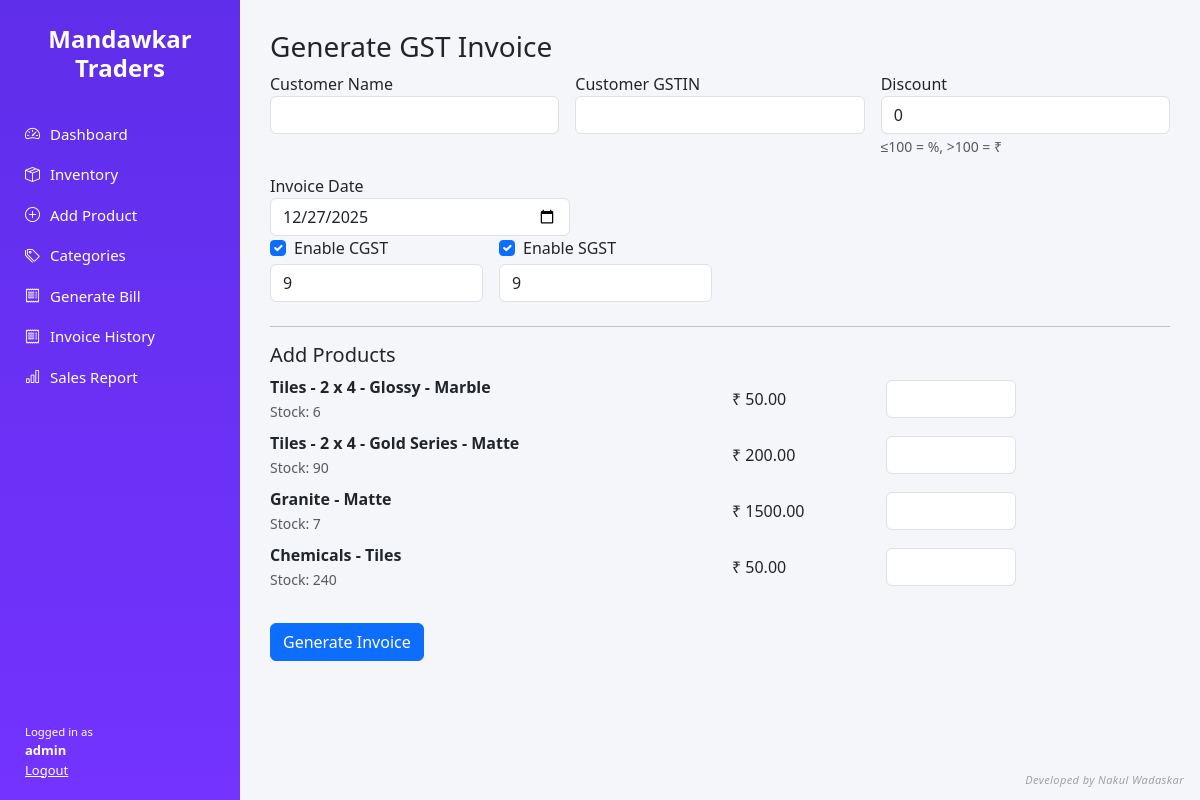
/invoice (signed in), run on the app's committed database.
### tables this page shows
CREATE TABLE products (
            id INTEGER PRIMARY KEY AUTOINCREMENT,
            category TEXT NOT NULL,
            size TEXT,
            type TEXT,
            variant TEXT,
            pattern TEXT,
            quantity INTEGER NOT NULL,
            threshold INTEGER NOT NULL DEFAULT 10,
            price REAL NOT NULL,
            last_updated TEXT NOT NULL
        );

### app.py (the view, shortened to what this page needs)
@app.route("/invoice", methods=["GET", "POST"])
@login_required("admin")
def create_invoice():
    conn = get_connection()
    cursor = conn.cursor()
    cursor.execute("SELECT * FROM products")
    products = cursor.fetchall()
    conn.close()
    return render_template(
    "create_invoice.html",
    products=products,
    today=datetime.now().strftime("%Y-%m-%d")
)

### app.py (called while the page is built)
def login_required(role=None):
    def decorator(func):
        @wraps(func)
        def wrapper(*args, **kwargs):
            if "user" not in session:
                return redirect(url_for("login"))
            if role and session.get("role") != role:
                return "Access Denied", 403
            return func(*args, **kwargs)
        return wrapper
    return decorator

### utils/db.py (called while the page is built)
def get_connection():
    return sqlite3.connect(DB_NAME)

### templates/create_invoice.html
{% extends "base.html" %}
{% block content %}
<h3>Generate GST Invoice</h3>
<form method="POST">
  <div class="row g-3 mb-3">
    <div class="col-md-4">
      <label>Customer Name</label>
      <input name="customer_name" class="form-control" required>
    </div>
    <div class="col-md-4">
      <label>Customer GSTIN</label>
      <input name="customer_gstin" class="form-control">
    </div>
    <div class="col-md-4">
      <label>Discount</label>
      <input name="discount" type="number" step="0.01" value="0" class="form-control">
      <small class="text-muted">≤100 = %, >100 = ₹</small>
    </div>
  </div>
    <div class="col-md-4">
  <label>Invoice Date</label>
  <input type="date"
         name="invoice_date"
         value="{{ today }}"
         class="form-control"
         required>
</div>
  <div class="row g-3 mb-4">
    <div class="col-md-3">
      <div class="form-check">
        <input class="form-check-input" type="checkbox" name="enable_cgst" checked>
        <label class="form-check-label">Enable CGST</label>
      </div>
      <input name="cgst_percent" type="number" step="0.01" value="9" class="form-control mt-1">
    </div>
    <div class="col-md-3">
      <div class="form-check">
        <input class="form-check-input" type="checkbox" name="enable_sgst" checked>
        <label class="form-check-label">Enable SGST</label>
      </div>
      <input name="sgst_percent" type="number" step="0.01" value="9" class="form-control mt-1">
    </div>
  </div>
  <hr>
  <h5>Add Products</h5>
  {% for p in products %}
  <div class="row align-items-center mb-2">
    <div class="col-md-6">
      <strong>
        {{ p[1] }}
        {% if p[2] %} - {{ p[2] }}{% endif %}
        {% if p[3] %} - {{ p[3] }}{% endif %}
        {% if p[5] %} - {{ p[5] }}
        {% elif p[4] %} - {{ p[4] }}
        {% endif %}
      </strong>
      <br>
      <small class="text-muted">Stock: {{ p[6] }}</small>
    </div>
    <div class="col-md-2">
      ₹ {{ "%.2f"|format(p[8]) }}
    </div>
    <div class="col-md-2">
      <input type="number"
             name="qty_{{ p[0] }}"
             min="0"
             max="{{ p[6] }}"
             class="form-control">
    </div>
  </div>
  {% endfor %}
  <button class="btn btn-primary mt-4">
    Generate Invoice
  </button>
</form>
{% endblock %}

### static/css/theme.css (style rules this page uses)
body { margin: 0; font-family: 'Segoe UI', sans-serif; background: #f5f6fa; }

### data on the page
products: category "Tiles", size "2 x 4", type "Glossy", pattern "Marble", quantity "6", price "50.00"
products: category "Tiles", size "2 x 4", type "Gold Series", pattern "Matte", quantity "90", price "200.00"
products: category "Granite", type "Matte", quantity "7", price "1500.00"
products: category "Chemicals", type "Tiles", quantity "240", price "50.00"

### other printed values
{{ session.get('user') }} "admin"
